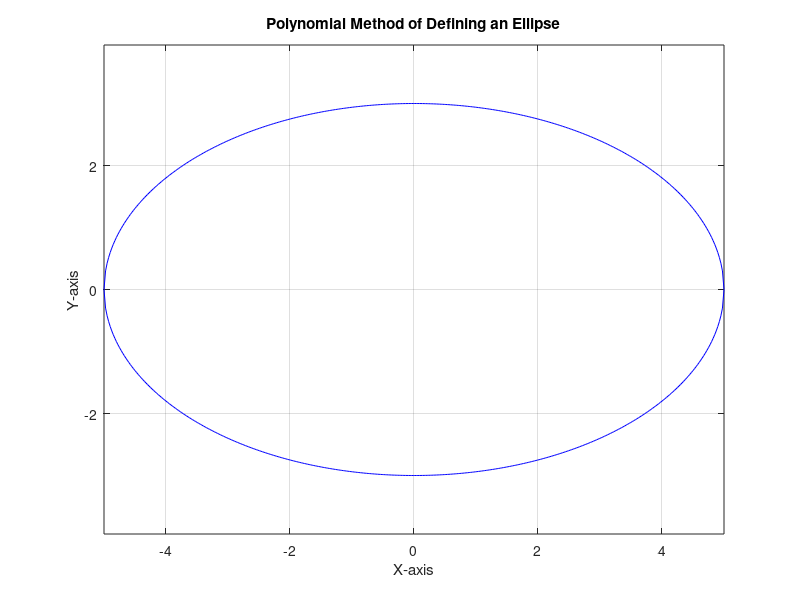

This chart was generated by the following MATLAB code:

% Polynomial Method of Defining an Ellipse
a = 5;  % Semi-major axis
b = 3;  % Semi-minor axis

x = linspace(-a, a, 400);
y_upper = b * sqrt(1 - (x.^2 / a^2));
y_lower = -b * sqrt(1 - (x.^2 / a^2));

plot(x, y_upper, 'b', x, y_lower, 'b');
axis equal;
title('Polynomial Method of Defining an Ellipse');
xlabel('X-axis');
ylabel('Y-axis');
grid on;
